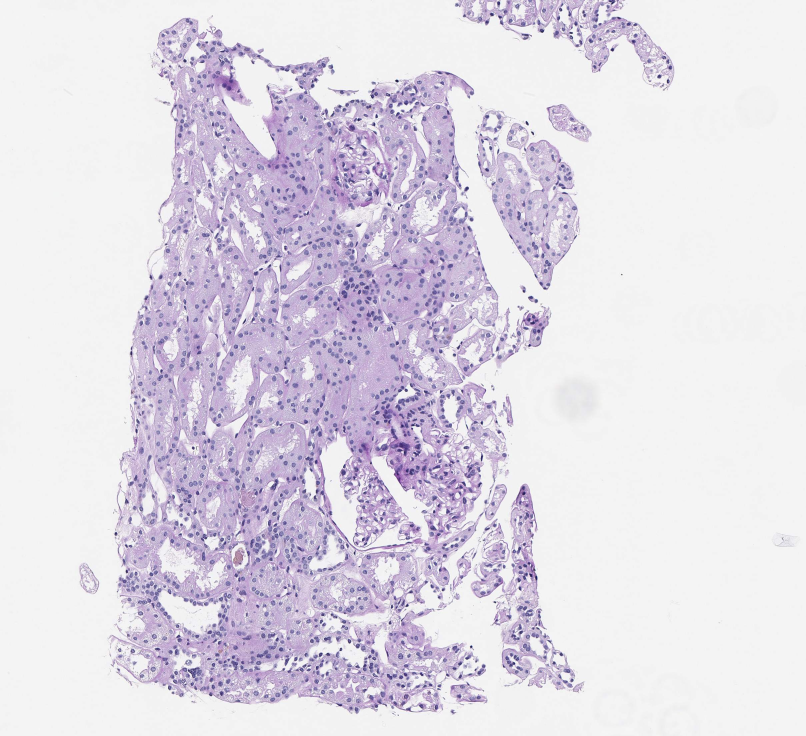
#> input picture AT2Scan.jpg, 2418 x 2208 px, found by its file name (shown at 1/3 size)
$ python Task3.py
#> lines starting #> are read from the running program, lines starting #| are printed output that depends on the picture; after the words box and inside, x2 and y2 are one past the last pixel; in counts of white or black regions, pixels touching at a corner belong together
################
##  Task 3 - Prediction Cleaning
##  Byron Smith
##  9/9/2020
##
##  This code is written to clean up the output of a pixel-by-pixel
##  classification model also known as segmentation.  One major issue
##  is that predictions will often have spurious and errant pixel predictions
##  as well as gaps in the predictions.
##  We then take the raw and fixed predictions and compare them to a tile-wise
##  prediction.


import numpy as np
import cv2
from matplotlib import pyplot as plt

def fillHull(img):
    # Create a hull filling function equivalent to R.

    c2, _ = cv2.findContours(img, cv2.RETR_EXTERNAL,
                             cv2.CHAIN_APPROX_SIMPLE)  # RETR_EXTERNAL means only use external contours.
    for i in range(len(c2)):
        cv2.drawContours(img, c2, i, 255, -1)  # Not all hulls got filled!!

    return img


######################
##  Read in the image
######################

pic1 = cv2.imread("~/AT2Scan.jpg")
#> pic1 is the input picture: shape (2208, 2418, 3); mean B, G, R 230.1, 218.6, 224

# The default read of a JPEG image using cv2 is in blue-green-red rather than red-green-blue.
# I will convert this for consistency.
pic1 = cv2.cvtColor(pic1, cv2.COLOR_BGR2RGB)

####################
##  Working with the prediction
####################

pred1 = cv2.imread("~/FakePred2.png", cv2.IMREAD_GRAYSCALE)
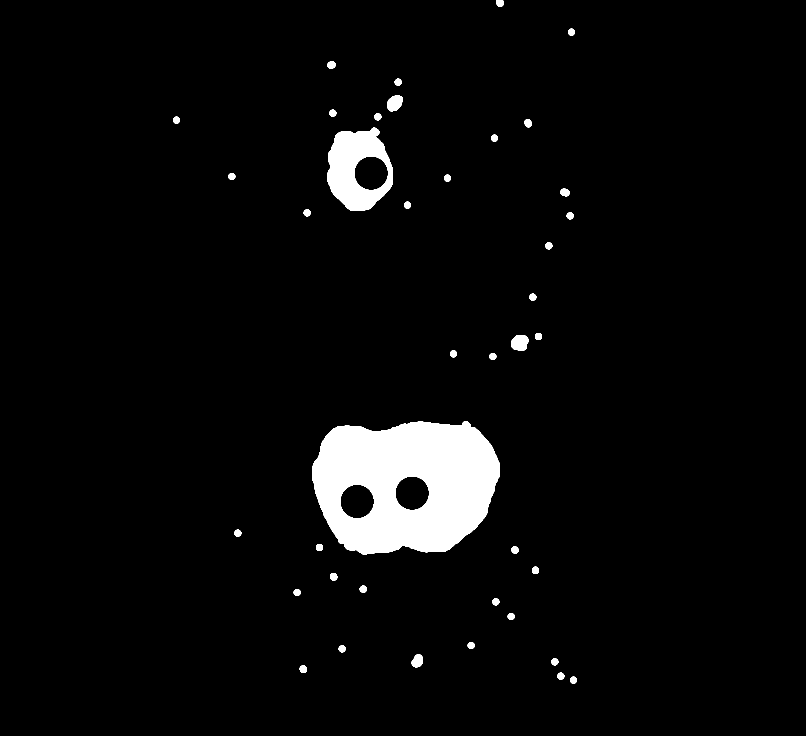
#> input picture FakePred2.png, 2418 x 2208 px, found by its file name (shown at 1/3 size)
#> pred1: shape (2208, 2418); 4% white; 40 white regions
mask1 = np.zeros(pic1.shape, dtype='uint8')
mask1[:,:,1] = pred1
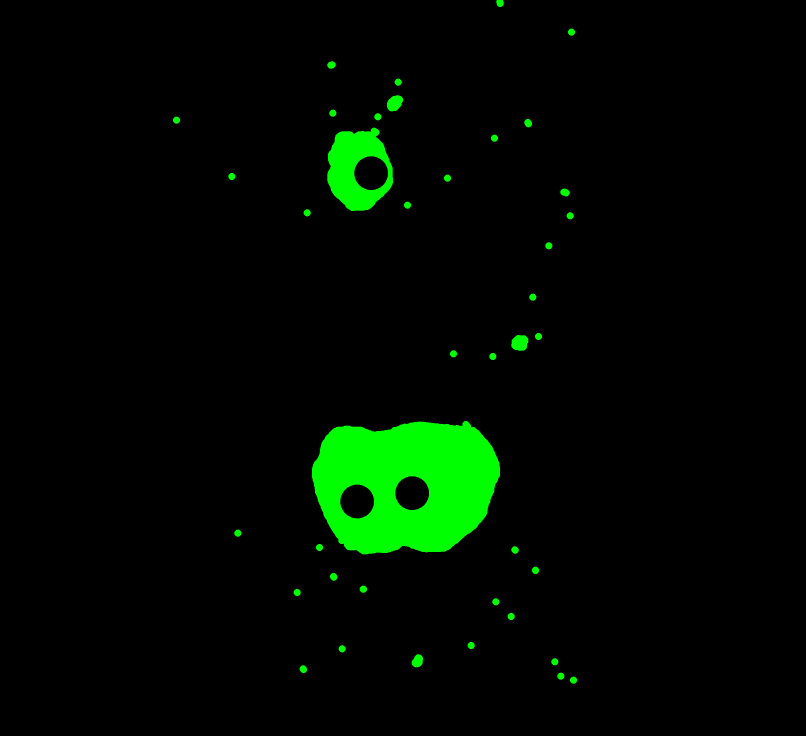
#> mask1: shape (2208, 2418, 3) (shown at 1/3 size); mean of channels 0, 1, 2 0, 10.2, 0; drawn as B, G, R
pic2 = cv2.addWeighted(mask1, 0.3, pic1, 1.0, 0.0)
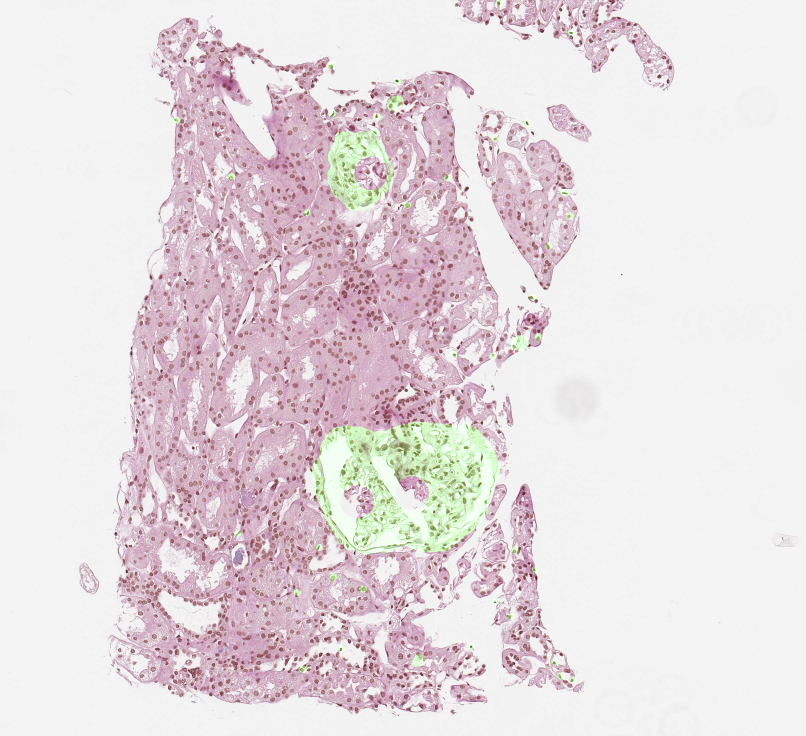
#> pic2: shape (2208, 2418, 3) (shown at 1/3 size); mean of channels 0, 1, 2 224, 220.7, 230.1; drawn as B, G, R

c2, _ = cv2.findContours(pred1, cv2.RETR_EXTERNAL, cv2.CHAIN_APPROX_SIMPLE)
#> c2 = 40 contours; largest, box (x1, y1, x2, y2) and area: (936, 1263, 1500, 1663) 182075, (982, 383, 1179, 633) 37141, (1534, 1005, 1585, 1052) 1880, (1161, 286, 1209, 334) 1652, (1235, 1963, 1269, 2002) 951

mask2 = np.zeros(pic1.shape, dtype='uint8')
for i in range(len(c2)):
    if cv2.contourArea(c2[i]) < 2000:
        continue

    mask2 = cv2.drawContours(mask2, c2, i, 255, -1)
#> this loop made 40 passes
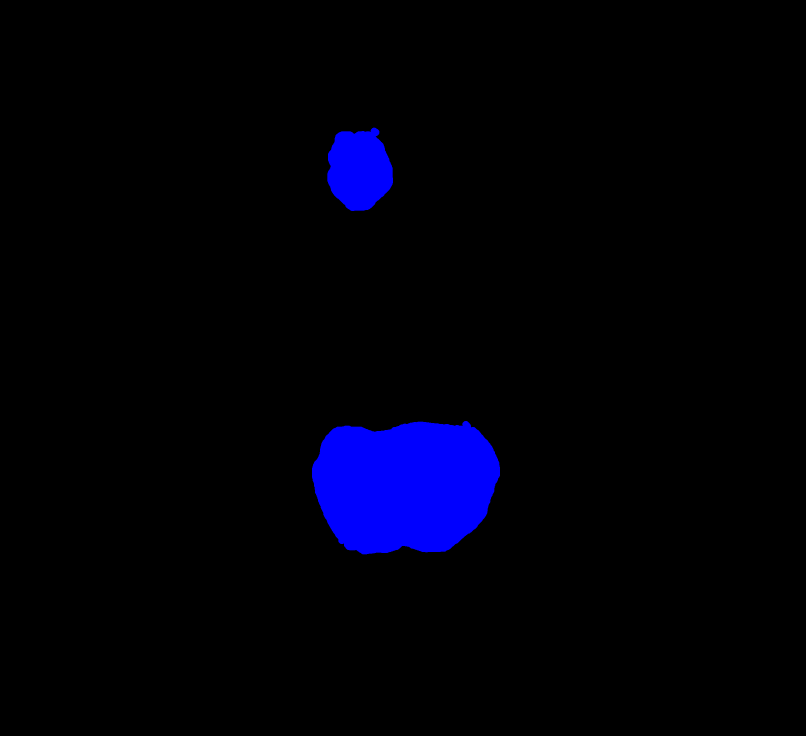
#> mask2: shape (2208, 2418, 3) (shown at 1/3 size); mean of channels 0, 1, 2 10.5, 0, 0; drawn as B, G, R

mask2 = mask2[:,:,[1,0,2]]
pic3 = cv2.addWeighted(mask2, 0.3, pic1, 1.0, 0.0)

squares_x = np.array([4, 4, 4, 5, 4, 5])
squares_y = np.array([2, 3, 6, 6, 7, 7]) - 2


out, figs = plt.subplots(1,3)
figs[0].imshow(pic2)
figs[1].imshow(pic3)
figs[2].imshow(pic1)
for i in range(len(squares_x)):
#> (the run stopped early here; a loop or call above may not have finished)
